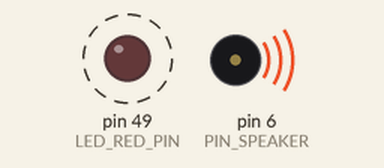
The sketch below on a simulated Arduino Mega 2560, built with avr-gcc and run on an emulated ATmega2560. Shown: output pins drawn as LEDs (lit = HIGH), buzzer (waves = sounding). Dashed ring = blinking. Pins used as bus, display or sensor lines are not drawn.

Above: at 0.6 s.
At 8.6 s:
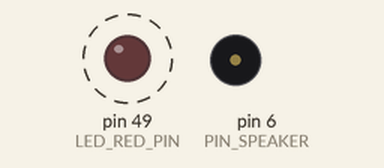
Timing chart, 0 to 11.8 s (numbered marks = the images above):
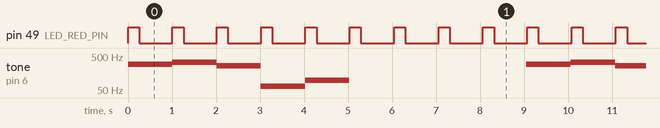

Measured:
- by itself, pin 49 (LED_RED_PIN): alternates HIGH for 0.25 s and LOW for 0.76 s
- by itself, tone on pin 6 (PIN_SPEAKER): repeats every 9.1 s: 326 Hz 1.0 s, 260 Hz 1.0 s, 65 Hz 1.0 s, 98 Hz 1.0 s, silent 4.0 s, 289 Hz 1.0 s

The sketch:

2_srri_t1_t2.ino
```cpp
/**
 * @file      2_srri_t1_t2.ino
 * @author    Sourav Jena, Yi Chen
 * @brief     main file for the SRRI Scheduler running Task-1, Task-2 and Task-3 of Lab-3
 * @version   1.0
 * @date      2022-05-28
 *
 */


#include "os.h"
#include "task1.h"
#include "task2.h"

void setup(){
  init_task1();
  init_task2();

  os_init();
}


void loop(){
  os_scheduler();
}
```

os.cpp
```cpp
/**
 * @file      os.cpp
 * @author    Sourav Jena, Yi Chen
 * @brief     SRRI Scheduler driver code
 * @version   1.0
 * @date      2022-05-28
 *
 */


#include "Arduino.h"
#include "os.h"
#include "task1.h"
#include "task2.h"


volatile uint8_t  os_sFlag = PENDING;

uint8_t  os_current_task_index = 0;
void (*arr_available_tasks[NUMBER_OF_TASKS])(void *p);
uint8_t arr_task_state[NUMBER_OF_TASKS]= {READY, READY, READY, READY, NULL};

uint8_t arr_task_sleep_start_flag[NUMBER_OF_TASKS] = {0, 0, 0,  0, 0, 0,  0, 0, 0,  0};
int32_t arr_task_sleep_remaining[NUMBER_OF_TASKS] = {0, 0, 0,  0, 0, 0,  0, 0, 0,  0};


void init_timer2(){

   cli();  // Turn off global interrupts

  // Setup Timer2 to fire ISR every 2ms
  TCCR2B = 0x00;                        // Cut off Clock Source to disbale Timer2 while we set it up
  TCNT2  = 5;                           // Reset Timer os_ticks to 0 out of 255
  TIFR2  &= ~(1 << TOV2);               // Timer2 INT Flag Reg: Clear Timer Overflow Flag
  TIMSK2 |= (1 << TOIE2);               // Timer2 INT Reg: Timer2 Overflow Interrupt Enable
  TCCR2A = 0x00;                        // Timer2 Control Reg A: Wave Gen Mode normal
  TCCR2B |= (1 << CS22) | (1 << CS20);  // Timer2 Control Reg B: Timer Prescaler set to 128 and Start Timer2

  sei();  // Turn on global interrupts

}

void os_init(void){
  init_timer2();

  arr_available_tasks[0] = task1;

  arr_available_tasks[1] = task2;

  arr_available_tasks[2] = os_scheduler_sync;

  arr_available_tasks[3] = NULL;

}


void os_start_task(void (*ptr_fn)()){
    ptr_fn();
}


void os_delay(int32_t t_sleep){

  if(arr_task_sleep_start_flag[os_current_task_index] == 0){

      arr_task_sleep_start_flag[os_current_task_index] = 1;

      arr_task_state[os_current_task_index] = SLEEPING;

      arr_task_sleep_remaining[os_current_task_index] = t_sleep;
  }

  return;
}


void os_scheduler_sync(void){

  if(os_sFlag == PENDING){
    while(os_sFlag == PENDING){}

  } else {
    for(int i = 0; i < NUMBER_OF_TASKS; i++){

      int32_t t_remaining = arr_task_sleep_remaining[i];

      if(t_remaining <= 0){
         arr_task_state[i] = READY;

         arr_task_sleep_remaining[i] = 0;
         arr_task_sleep_start_flag[i] = 0;

      } else {
         arr_task_sleep_remaining[i] = t_remaining - 2;
      }

    }

    os_sFlag = PENDING;
  }


}


void os_scheduler(void){

    if(arr_available_tasks[os_current_task_index] == NULL && os_current_task_index != 0) {
      os_current_task_index = 0;
    }

    if(arr_available_tasks[os_current_task_index] == NULL && os_current_task_index == 0){
      return;
    }

    if(arr_task_state[os_current_task_index] == READY){
      arr_task_state[os_current_task_index] = RUNNING;
    }


    else if(arr_task_state[os_current_task_index] == RUNNING){
      os_start_task(arr_available_tasks[os_current_task_index]);
    }

    else if(arr_task_state[os_current_task_index] == SLEEPING){
      // Do Nothing
    }

    os_current_task_index++;

    return;
}


//Timer2 Overflow Interrupt Vector
ISR(TIMER2_OVF_vect) {

  os_sFlag = DONE;

  TCNT2 = 5;                // Reset Timer to 5 out of 255
  TIFR2  &= ~(1 << TOV2);   // Timer2 INT Flag Reg: Clear Timer Overflow Flag
};
```

os.h
```cpp
/**
 * @file      os.h
 * @author    Sourav Jena, Yi Chen
 * @brief     Function prototypes, global variables and macros for SSRI Scheduler
 * @version   1.0
 * @date      2022-05-28
 *
 */

#ifndef OS_H
#define OS_H

#define F_CPU 16000000UL      // Define Crystal Frequency of eYFi-Mega Board
#include <stdio.h>            // For NULL
#include <avr/io.h>           // Standard AVR IO Library
#include <util/delay.h>       // Standard AVR Delay Library
#include <stdint.h>
#include <avr/interrupt.h>    // Standard AVR Interrupt Library

#define NUMBER_OF_TASKS     10

#define READY     0
#define RUNNING   1
#define SLEEPING  2

#define PENDING   0
#define DONE      1

extern volatile uint32_t os_ticks;      ///< Stores scheduler's Flag (DONE, PENDING)
extern volatile uint8_t  os_task_index; ///< Holds index of the current task serviced by the scheduler

extern void (*arr_ready_tasks[NUMBER_OF_TASKS])(void *p);   ///< Array to hold function pointer of the tasks
extern uint8_t arr_task_state[NUMBER_OF_TASKS];             ///< Array to hold state of the tasks

extern uint8_t arr_task_sleep_start_flag[NUMBER_OF_TASKS];  ///< Array to hold sleep start flag of the tasks
extern int32_t arr_task_sleep_remaining[NUMBER_OF_TASKS];   ///< Array to hold sleep time remaining for the tasks

/**
 * @brief Configure Timer-2 to fire ISR every 2 ms.
 *
 */
void init_timer2(void);


/**
 * @brief Initializes Timer-2 and add Tasks for the scheduler to manage.
 *
 */
void os_init(void);


/**
 * @brief Starts a task. Runs the task on the scheduler.
 *
 * @param ptr_fn Function pointer pointing to the Task.
 */
void os_start_task(void (*ptr_fn)());


/**
 * @brief Non-blocking delay. Changes the state of a running task to sleeping.
 * Allows the scheduler to run other tasks when the current task is sleeping.
 *
 * @param delay_ms Time in ms the task needs to sleep
 */
void os_delay(int32_t delay_ms);


/**
 * @brief Puts the scheduler in the IDLE state, till 2 ms has not elasped
 * so that tasks and synced and runs periodically.
 * Decrements sleep time remaining for each task by 2 ms.
 * Changes the state of a SLEEPING task to READY when it sleep time remaining
 * for that task reaches 0.
 *
 */
void os_scheduler_sync(void);


/**
 * @brief Scheduler code.
 * Iterates over all the tasks in os_task array and runs the tasks that
 * have RUNNING as their state.
 * Changes state of a READY task to RUNNING.
 */
void os_scheduler(void);

#endif
```

task1.cpp
```cpp
/**
 * @file      task1.cpp
 * @author    Sourav Jena, Yi Chen
 * @brief     Task1 driver code
 * @version   1.0
 * @date      2022-05-28
 *
 */


#include "task1.h"

void init_task1(){

    DDR_LED    |= (1 << LED_RED_PIN);
    PORT_LED   &= ~(1 << LED_RED_PIN);
}

void led_red_off(){
    PORT_LED &= ~(1 << LED_RED_PIN);    // Make PL0 High
}


void led_red_on(){
    PORT_LED |= (1 << LED_RED_PIN);    // Make PL2 High
}


void task1(void){

  static uint8_t state;

  if(state == 0){
    led_red_on();
    os_delay(250);
  }

  else if(state == 1){
    led_red_off();
    os_delay(750);
  }

  state = !state;

  return;
}
```

task1.h
```cpp
/**
 * @file      task1.h
 * @author    Sourav Jena, Yi Chen
 * @brief     Function prototypes and macros for Task1
 * @version   1.0
 * @date      2022-05-28
 *
 */


#ifndef TASK1_H
#define TASK1_H

#include <avr/io.h>            // Standard AVR IO Library
#include "os.h"

#define DDR_LED               DDRL       // DDR of PORTL
#define PORT_LED              PORTL      // PORTL Register

#define LED_RED_PIN           PL0        // Offboard LED R Pin number  PL0


/**
 * @brief Initializes LED GPIO Pin
 *
 */
void init_task1();


/**
 * @brief Turns ON the LED.
 *
 */
void led_red_on();


/**
 * @brief Turn OFF the LED.
 *
 */
void led_red_off();


/**
 * @brief Task to turn on the LED for 250 ms and off for 750 ms.
 *
 */
void task1(void);

#endif
```

task2.cpp
```cpp
/**
 * @file      task2.cpp
 * @author    Sourav Jena, Yi Chen
 * @brief     Task2 driver code
 * @version   1.0
 * @date      2022-05-28
 *
 */

#include "task2.h"

static uint32_t notes_ticks = 0;

uint32_t arr_notes[] = {HZ_293, HZ_329, HZ_261, HZ_130, HZ_196, SILENCE_1S, SILENCE_1S, SILENCE_1S, SILENCE_1S};

void init_task2(void){

  // 1. PRTIM4 Bit = 0, To turn-on Timer-4 (not required, already done internally by Arduino)
  BIT_CLR(TIMER4_POWER_REG, PRTIM4);

  // 2. Clock Select Bits -> CS42, CS41, CS40 -> 001 -> For 1/256 as pre-scalar
  BIT_SET(TIMER4_CONTROL_REG_B, CS42);
  BIT_CLR(TIMER4_CONTROL_REG_B, CS41);
  BIT_CLR(TIMER4_CONTROL_REG_B, CS40);

  // 3. Waveform Generation Bits -> WGM43, WGM42, WGM41, WGM40 -> 0100 -> For CTC Mode
  BIT_CLR(TIMER4_CONTROL_REG_B, WGM43);
  BIT_SET(TIMER4_CONTROL_REG_B, WGM42);
  BIT_CLR(TIMER4_CONTROL_REG_A, WGM41);
  BIT_CLR(TIMER4_CONTROL_REG_A, WGM40);

  // 4. Compare Output Bits -> COM4A1, COM4A0 -> 01 -> To toggle OC4A pin on compare match
  BIT_CLR(TIMER4_CONTROL_REG_A, COM4A1);
  BIT_SET(TIMER4_CONTROL_REG_A, COM4A0);

  // 5. TCNT4 Register = 0 -> To start the count from 0
  TIMER4_COUNT_REG = 0;

  // 6. OCR4A Register = 78 -> To overflow Timer-4 after 78 ticks. (16MHz, 1/256 prescalar, 78 ticks -> 0.00125 seconds per overflow)
  TIMER4_OUTPUT_COMPARE_REG = SILENCE_1S;

  // 7. PH3 Bit in DDRH = 1 -> To make OC4A a output pin
  BIT_SET(DDR_SPEAKER, PIN_SPEAKER);

}

void task2(void) {

     TIMER4_COUNT_REG = 0;
     TIMER4_OUTPUT_COMPARE_REG = arr_notes[notes_ticks];

     notes_ticks++;

     if (notes_ticks == 9){
        notes_ticks = 0;
     }

     os_delay(1000);
}
```

task2.h
```cpp
/**
 * @file      task2.h
 * @author    Sourav Jena, Yi Chen
 * @brief     Function prototypes and macros for Task1
 * @version   1.0
 * @date      2022-05-28
 *
 */

#ifndef TASK2_H
#define TASK2_H

#include <avr/io.h>            // Standard AVR IO Library
#include "os.h"
#include <stdint.h>


#define DDR_SPEAKER                 DDRH       // DDR of PORTL
#define PORT_SPEAKER                PORTH      // PORTL Register
#define PIN_SPEAKER                 PH3        // Speaker Pin (OC4A -> PH3 -> Arduino Pin 6)

#define TIMER4_POWER_REG            PRR1
#define TIMER4_CONTROL_REG_A        TCCR4A
#define TIMER4_CONTROL_REG_B        TCCR4B
#define TIMER4_COUNT_REG            TCNT4
#define TIMER4_OUTPUT_COMPARE_REG   OCR4A

#define BIT_SET(PORT, BIT)          (PORT |= (1 << BIT))      // Macro function for setting one bit
#define BIT_CLR(PORT, BIT)          (PORT &= ~(1 << BIT))     // Macro function for clearing one bit

// 293hz 329hz 261hz 130hz 196hz
#define HZ_293      107
#define HZ_329      95
#define HZ_261      119
#define HZ_130      481
#define HZ_196      319

#define HZ_400      78
#define HZ_250      125
#define HZ_800      39
#define SILENCE_1S  62500

extern uint32_t arr_notes[]; ///< Array to hold notes of the tune to be played.


/**
 * @brief Initializes Timer-4 to toggle the speaker pin when the timer overflows.
 *
 */
void init_task2(void);


/**
 * @brief Play the "Close Encounter" tune then pause for 4 seconds.
 *
 */
void task2(void);

#endif
```
